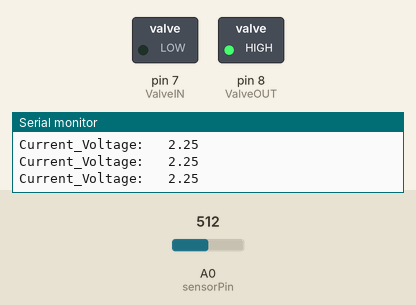
This sketch was run on a simulated Arduino Uno, built with avr-gcc and run on an emulated ATmega328P. Shown: switched loads named in the sketch (green lamp = pin HIGH), the last lines printed to the serial monitor. The inputs (shaded band) are chosen by the test bench; at power-on: A0 (sensorPin) = 512.

Above: at 1.2 s.
1.3 s: A0 (sensorPin) set to 479
At 1.9 s:
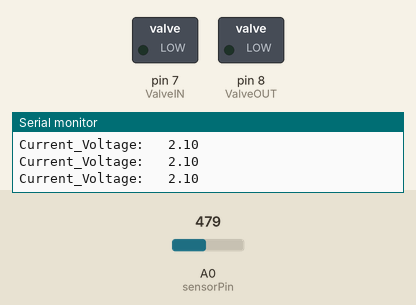
2.8 s: A0 (sensorPin) set to 306
At 4.0 s:
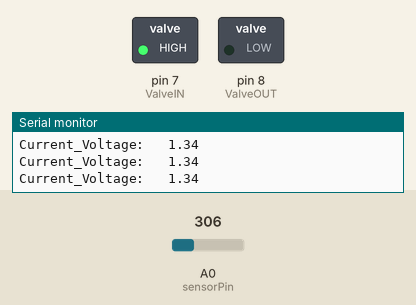
4.3 s: A0 (sensorPin) set to 511
At 5.2 s:
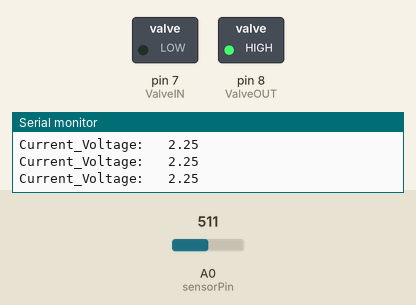
7.3 s: A0 (sensorPin) set to 122
At 8.3 s:
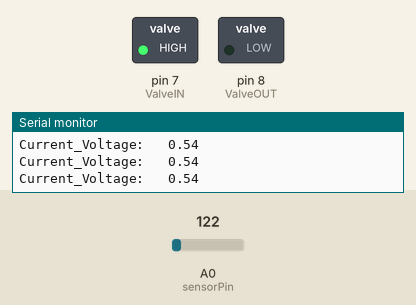
Timing chart, 0 to 10.3 s (numbered marks = the images above; inputs shaded):
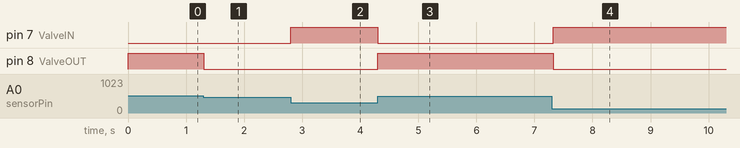

The sketch:

PressureHolder.ino
```cpp
//Pin variables
const int ValveIN = 7;
const int ValveOUT = 8;
const int sensorPin = A0;

//Timer variables
unsigned long BEGINNING_LOG=1000;
unsigned long BEGINNING_PROTOCOL=60000;//This flag sets the beginning of the protocol and of the recording at 5s.
unsigned long INCREASE_PRESURE=70000; // 1 min after start pressure should start increasing
unsigned long DECREASE_PRESURE=130000;
;

//Parameters
float basalVoltage= 2.1;  // The voltage limit before stimulus is applied.
int TransdSensit=250; //indicate max value of pressure transducer.

//Variables
unsigned long time_now=0; // variable to  capture the value of millis()
float AnalogVoltage = 0.00; // average voltage calculated from the average digital value
float Unitstolerance= 0.01*(2.5*400)/TransdSensit; //a tolerance of max. 5mb change is defined in terms of voltage units.

void setup() {
  // put your setup code here, to run once:
  Serial.begin(9600); ////use 115200 for  file writing. 9600 for serial monitor.
  pinMode(ValveIN, OUTPUT);
  pinMode(ValveOUT, OUTPUT);
}

void loop() {
  AnalogVoltage=analogRead(sensorPin);
  AnalogVoltage=(AnalogVoltage * 4.50)/1024.00;
  ValveTrigger(AnalogVoltage,basalVoltage);
  Serial.print("Current_Voltage: ");
  Serial.print("\t");
  Serial.println(AnalogVoltage);
}

void ValveTrigger(float PressVal, float TargetVoltage){
    float lowerLimitTolerance= TargetVoltage - Unitstolerance;
    float higherLimitTolerance = TargetVoltage + Unitstolerance;
    if(PressVal <= lowerLimitTolerance){
      digitalWrite(ValveIN, HIGH);
      digitalWrite(ValveOUT, LOW);
    }
    if(PressVal >= lowerLimitTolerance && PressVal <= higherLimitTolerance){
      digitalWrite(ValveIN, LOW);
      digitalWrite(ValveOUT, LOW);
    }
    if(PressVal >= higherLimitTolerance){
      digitalWrite(ValveIN, LOW);
      digitalWrite(ValveOUT, HIGH);
    }
}
```

Measured:
- the behaviour switches between 487 and 486 on A0 (sensorPin) (found by bisection; images 0 and 1)
- after the input at 1.3 s, pin 8 (ValveOUT): HIGH → LOW at once
- after the input at 2.8 s, pin 7 (ValveIN): LOW → HIGH at once
- after the input at 4.3 s, pin 7 (ValveIN): HIGH → LOW at once; pin 8 (ValveOUT): LOW → HIGH at once
- after the input at 7.3 s, pin 7 (ValveIN): LOW → HIGH at once; pin 8 (ValveOUT): HIGH → LOW at once
